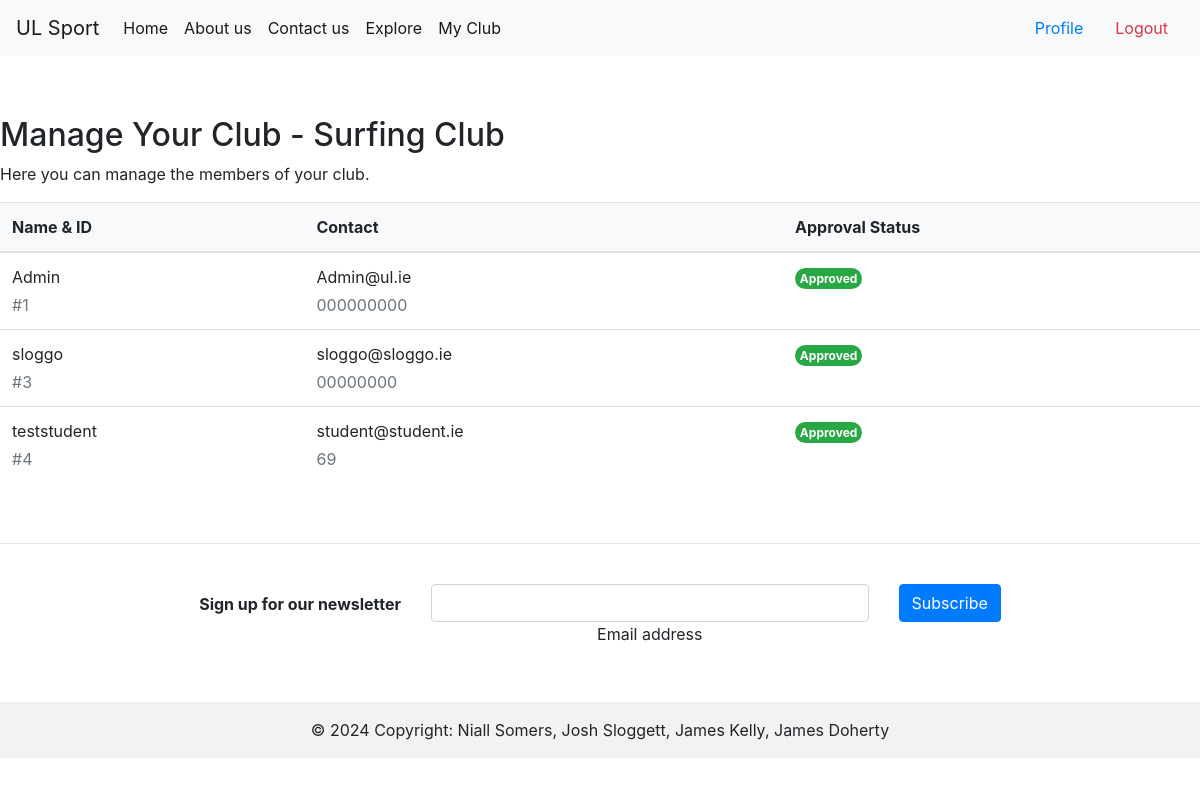
The app's page /myclub (signed in) with its own data.
### tables this page shows
CREATE TABLE Clubs (
    ClubID INTEGER PRIMARY KEY AUTOINCREMENT,
    Name TEXT NOT NULL,
    Description TEXT,
    ValidityStatus TEXT NOT NULL,
    CoordinatorID INTEGER,
    CreatedAt TIMESTAMP DEFAULT CURRENT_TIMESTAMP,
    UpdatedAt TIMESTAMP DEFAULT CURRENT_TIMESTAMP,
    FOREIGN KEY (CoordinatorID) REFERENCES Users(UserID)
);

CREATE TABLE ClubMemberships (
    MembershipID INTEGER PRIMARY KEY AUTOINCREMENT,
    UserID INTEGER,
    ClubID INTEGER,
    RequestStatus TEXT DEFAULT 'Pending',
    CreatedAt TIMESTAMP DEFAULT CURRENT_TIMESTAMP,
    UpdatedAt TIMESTAMP DEFAULT CURRENT_TIMESTAMP ,
    FOREIGN KEY (UserID) REFERENCES Users(UserID),
    FOREIGN KEY (ClubID) REFERENCES Clubs(ClubID)
);

CREATE TABLE Users (
    UserID INTEGER PRIMARY KEY AUTOINCREMENT,
    Username TEXT NOT NULL,
    Password TEXT NOT NULL,
    Contact TEXT NOT NULL,
    Email TEXT NOT NULL,
    Role TEXT NOT NULL,
    ApprovalStatus TEXT DEFAULT 'Pending',
    CreatedAt TIMESTAMP DEFAULT CURRENT_TIMESTAMP,
    UpdatedAt TIMESTAMP DEFAULT CURRENT_TIMESTAMP
);

### permissionpages.py (the view)
def myclub():
    if current_user is None:
        return render_template('/home.html',)
    else:
        conn = db.connect('db/user_data.db')
        cursor = conn.cursor()
        conn = db.connect('db/user_data.db')
        cursor = conn.cursor()
        cursor.execute('SELECT Role FROM Users WHERE UserID = ?', (current_user.id,))
        role_data = cursor.fetchone()
        cursor.execute('SELECT * FROM Clubs WHERE CoordinatorID = ?', (current_user.id,))
        club_owner = cursor.fetchone()
        if role_data[0] == 'Coordinator' and club_owner:
            cursor.execute('''
                        SELECT u.UserID, u.Username, u.Contact, u.Email, c.RequestStatus
                        FROM Users u
                        JOIN ClubMemberships c ON u.UserID = c.UserID
                        WHERE c.ClubID = ?
                    ''', (club_owner[0],))
            club_users = cursor.fetchall()
            return render_template('/myclubmanage.html', current_user=current_user, club_data=club_owner, club_users=club_users)
        elif role_data[0] == 'Coordinator' and club_owner is None:
            return render_template('/myclubcreate.html', current_user=current_user)

### app.py (called while the page is built, shortened)
@login_manager.user_loader
def load_user(user_id):
    conn = db.connect('db/user_data.db')
    cursor = conn.cursor()
    cursor.execute('SELECT * FROM Users WHERE UserID = ?', (user_id,))
    user_data = cursor.fetchone()
    conn.close()
    if user_data:
        return auth.User(user_data[0], user_data[1])

@app.context_processor
def utility_processor():
    def current_user_data():
        if current_user.is_authenticated:
            conn = db.connect('db/user_data.db')
            cursor = conn.cursor()
            cursor.execute('SELECT * FROM Users WHERE UserID = ?', (current_user.id,))
            currentUsrData = cursor.fetchone()
            userData = auth.USERDATA(
                currentUsrData[1],
                currentUsrData[3],
                currentUsrData[4],
                currentUsrData[5],
                currentUsrData[6]
            )
            print(userData.role)
            return userData
    return dict(user_data=current_user_data())

### templates/myclubmanage.html (shortened to what this page needs)
{% extends "base.html" %}
{% block content %}
    <h2>Manage Your Club - {{club_data[1]}}</h2>
    <p>Here you can manage the members of your club.</p>
            <table class="table align-middle mb-0 bg-white">
                <thead class="bg-light">
                <tr>
                    <th>Name & ID</th>
                    <th>Contact</th>
                    <th>Approval Status</th>
                </tr>
                </thead>
                <tbody>
                    {% for data in club_users %}
                      <tr>
                        <td>
                          <div class="d-flex align-items-center">
                            <div class="ms-3">
                              <p class="fw-bold mb-1">{{data[1]}}</p>
                              <p class="text-muted mb-0">#{{data[0]}}</p>
                            </div>
                          </div>
                        </td>
                        <td>
                          <p class="fw-normal mb-1">{{data[3]}}</p>
                          <p class="text-muted mb-0">{{data[2]}}</p>
                        </td>
                          <form method="post" action="{{ url_for('updateClubMember') }}">
                        {% if data[4] != 'Pending' %}
                        <td>
                          <span class="badge badge-success rounded-pill d-inline">{{data[4]}}</span>
                        </td>
                        {% endif %}
                              </form>
                      </tr>
                      {% endfor %}
                    </tbody>
            </table>
{% endblock %}

### templates/base.html (style rules this page uses)
body { min-height: 100vh; overflow-x: hidden; }

### records on screen
Clubs: Name "Surfing Club"
ClubMemberships: Username "Admin", UserID "1", Email "Admin@ul.ie", Contact "000000000", RequestStatus "Approved"
ClubMemberships: Username "sloggo", UserID "3", Email "sloggo@sloggo.ie", Contact "00000000", RequestStatus "Approved"
ClubMemberships: Username "teststudent", UserID "4", Email "student@student.ie", Contact "69", RequestStatus "Approved"
